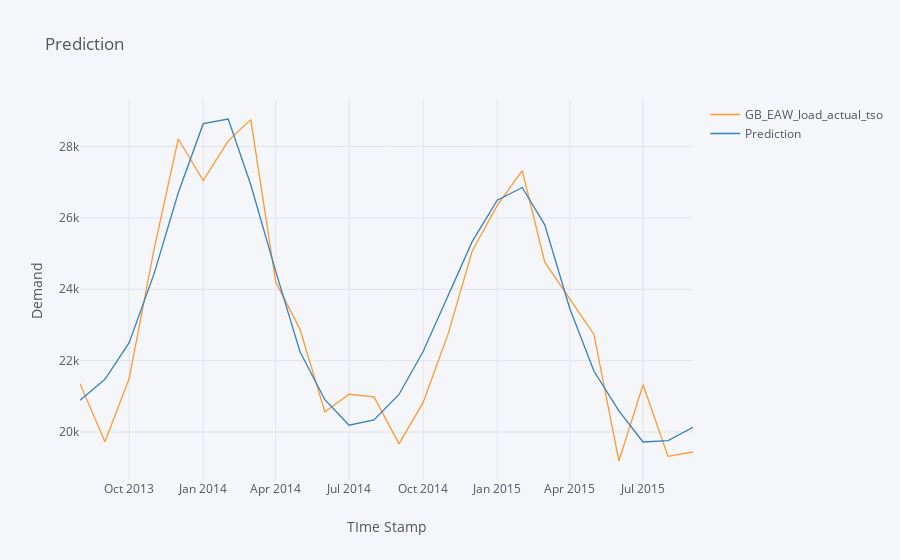

The notebook cell this image was saved under:
### Code cell
#plot the two values
testPredictPlot = pd.DataFrame(testPredict,index = data[len(trainPredict)+(look_back*2)+1:len(scaled)-1:].index,columns=['Prediction'])
pd.concat([data[len(trainPredict)+(look_back*2)+1:len(scaled)-1],testPredictPlot],axis=1).iplot(title="Prediction",xTitle='TIme Stamp',yTitle='Demand')

### Figure 1 — Plotly figure (JSON) as saved in the notebook; plotly's stock layout.template omitted (floating-point values rounded to 4 significant figures)
{"data": [{"line": {"color": "rgba(255, 153, 51, 1.0)", "dash": "solid", "shape": "linear", "width": 1.3}, "mode": "lines", "name": "GB_EAW_load_actual_tso", "text": "", "type": "scatter", "x": ["2013-08-01", "2013-09-01", "2013-10-01", "2013-11-01", "2013-12-01", "2014-01-01", "2014-02-01", "2014-03-01", "2014-04-01", "2014-05-01", "2014-06-01", "2014-07-01", "2014-08-01", "2014-09-01", "2014-10-01", "2014-11-01", "2014-12-01", "2015-01-01", "2015-02-01", "2015-03-01", "2015-04-01", "2015-05-01", "2015-06-01", "2015-07-01", "2015-08-01", "2015-09-01"], "y": [21355, 19726, 21498, 25122, 28212, 27048, 28160, 28753, 24201, 22884, 20563, 21058, 20985, 19667, 20830, 22750, 25078, 26351, 27327, 24759, 23730, 22733, 19188, 21325, 19318, 19440]}, {"line": {"color": "rgba(55, 128, 191, 1.0)", "dash": "solid", "shape": "linear", "width": 1.3}, "mode": "lines", "name": "Prediction", "text": "", "type": "scatter", "x": ["2013-08-01", "2013-09-01", "2013-10-01", "2013-11-01", "2013-12-01", "2014-01-01", "2014-02-01", "2014-03-01", "2014-04-01", "2014-05-01", "2014-06-01", "2014-07-01", "2014-08-01", "2014-09-01", "2014-10-01", "2014-11-01", "2014-12-01", "2015-01-01", "2015-02-01", "2015-03-01", "2015-04-01", "2015-05-01", "2015-06-01", "2015-07-01", "2015-08-01", "2015-09-01"], "y": [20890.0, 21480.0, 22510.0, 24440.0, 26700.0, 28640.0, 28770.0, 26930.0, 24500.0, 22260.0, 20910.0, 20190.0, 20340.0, 21050.0, 22260.0, 23800.0, 25340.0, 26500.0, 26850.0, 25810.0, 23460.0, 21710.0, 20590.0, 19720.0, 19760.0, 20130.0]}], "layout": {"legend": {"bgcolor": "#F5F6F9", "font": {"color": "#4D5663"}}, "paper_bgcolor": "#F5F6F9", "plot_bgcolor": "#F5F6F9", "title": {"font": {"color": "#4D5663"}, "text": "Prediction"}, "xaxis": {"gridcolor": "#E1E5ED", "showgrid": true, "tickfont": {"color": "#4D5663"}, "title": {"font": {"color": "#4D5663"}, "text": "TIme Stamp"}, "zerolinecolor": "#E1E5ED"}, "yaxis": {"gridcolor": "#E1E5ED", "showgrid": true, "tickfont": {"color": "#4D5663"}, "title": {"font": {"color": "#4D5663"}, "text": "Demand"}, "zerolinecolor": "#E1E5ED"}}}
